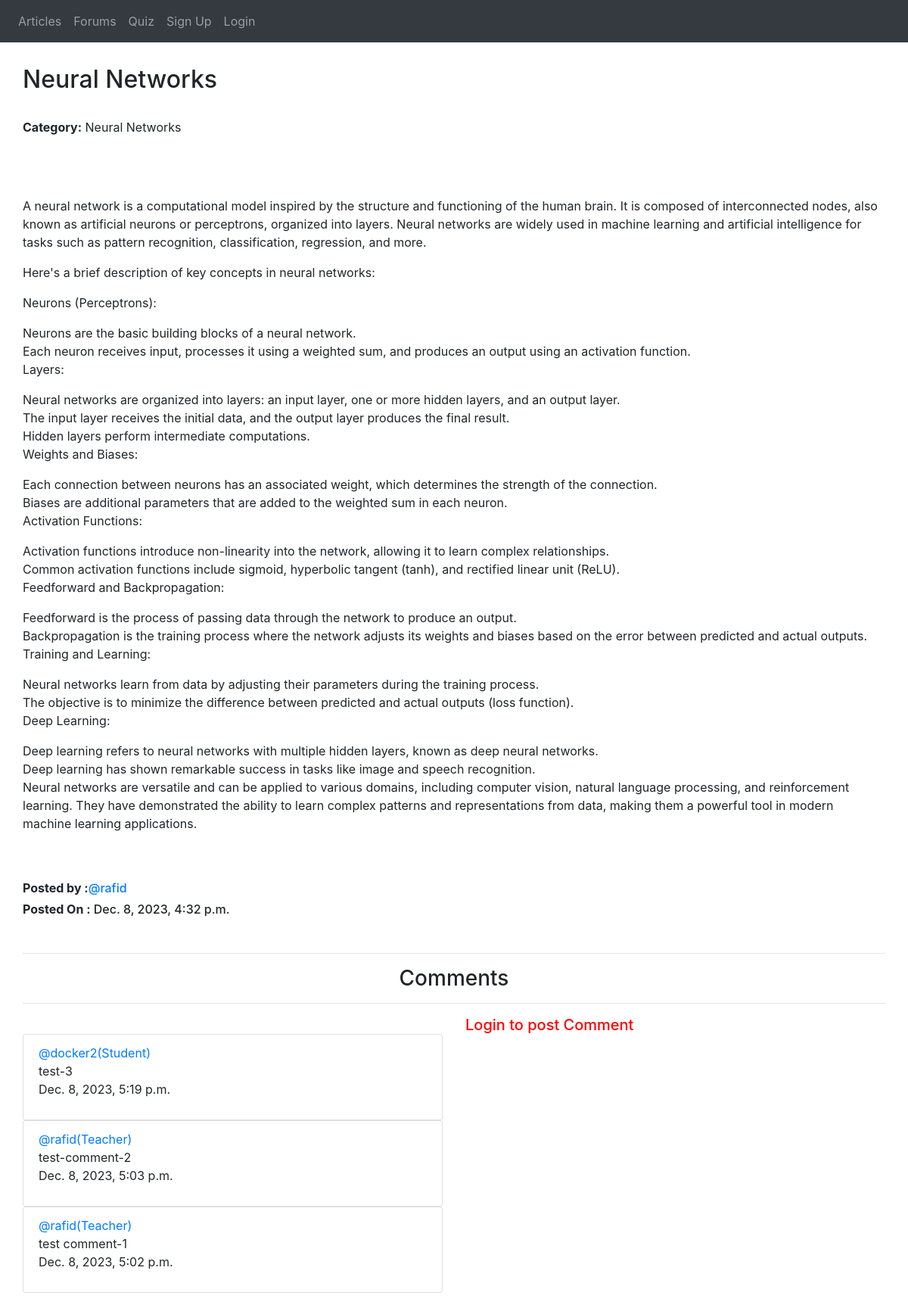
The app's page /article_detail/2/ with its own data.
### App_Article/models.py (models this page shows, shortened)
class Article_post(models.Model):
    author = models.ForeignKey(User, on_delete=models.CASCADE, related_name='post_articles')
    description = models.TextField(blank=True)
    title = models.CharField(max_length=264,  blank= False)
    upload_date = models.DateTimeField(auto_now_add=True)
    update_date = models.DateTimeField(auto_now=True)
    category=models.CharField(
        max_length=30,
        choices= (('Data Structures', 'Data Structures'),
                 ('Mathematics', 'Mathematics'),
                 ('Information Technology', 'Information Technology'),
                 ('Programming Language', 'Programming Language'),
                 ('Software Development', 'Software Development'),
                 ('Algorithms', 'Algorithms'),
                 ('Artificial Intelligence', 'Artificial Intelligence'),
                 ('Neural Networks', 'Neural Networks'),
                 ('Others', 'Others'),
        )
    )
    class Meta:
        ordering = ('-upload_date',)

class Comment(models.Model):
    article = models.ForeignKey(Article_post, on_delete= models.CASCADE, related_name='article_comment')
    user = models.ForeignKey(User, on_delete= models.CASCADE, related_name='user_comment')
    comment=  models.TextField()
    comment_date= models.DateTimeField(auto_now_add=True)
    class Meta:
        ordering = ('-comment_date',)

### App_Login/models.py (models this page shows)
class UserProfile(models.Model):
    user = models.OneToOneField(User, on_delete=models.CASCADE, related_name='related_name_user')
    account_type = models.CharField(
        max_length=10,
        choices=(('Student', 'Student'),('Teacher', 'Teacher'),)
    )

### App_Article/views.py (the view, shortened to what this page needs)
# urls.py: path('article_detail/<pk>/', views.article_detail, name="article_detail"),
def article_detail(request, pk):
    article = get_object_or_404(Article_post, pk=pk)
    comment_form = CommentForm(request.POST)
    return render(request, 'App_Article/article_details.html', {'article': article, 'comment_form': comment_form,})

### templates/App_Article/article_details.html (shortened to what this page needs)
{% extends 'navbar.html' %}
{% load crispy_forms_tags %}
{% block body_block %}
        <div>
            <h2>{{ article.title }}</h2>
            <br>
            <p><strong>Category:</strong> {{ article.category}}</p>
            <br><br>
            <p>{{ article.description|linebreaks }}</p>
            <br><br>
            <h6><strong>Posted by :</strong><a href="#">@{{ article.author }}</a></h6>
            <h6><strong>Posted On :</strong> {{article.upload_date}}</h6>
            <br>
        </div>
        <hr>
            <center>
                <h3>Comments</h3>
            </center>
        <hr>
        <div class='row'>
            <div class='col-sm-6'>
                <br>
                {% for comment in article.article_comment.all %}
                    <ul class="list-group">
                        <li class="list-group-item">
                            <p>
                                <a href="#">@{{comment.user}}({{comment.user.related_name_user.account_type}})<br></a>
                                {{comment.comment}}<br>
                                <h8>{{comment.comment_date}}</h8>
                            </p>
                        </li>
                    </ul>
                {% endfor %}
            </div>
            <div class="col-sm-6">
                {% if user.is_authenticated %}
                    <form method="post">
                        {{ comment_form|crispy}}
                        {% csrf_token %}
                        <button type="submit" class="btn btn-primary btn-sm">Post Comment</button>
                    </form>
                {% else %}
                    <h5 style="color: red">Login to post Comment</h5>
                {% endif %}
            </div>
        </div>
{% endblock %}

### records on screen
Article_post: title "Neural Networks", category "Neural Networks", description "A neural network is a computational model inspired by the structure and functioning of the human brain. It is composed of interconnected nodes, also known as artificial neurons or perceptrons, organized into layers. Neural networks are widely used in machine learning and artificial intelligence for tasks such as pattern recognition, classification, regression, and more. Here's a brief description of key concepts in neural networks: Neurons (Perceptrons): Neurons are the basic building blocks of a neural network. Each neuron receives input, processes it using a weighted sum, and produces an output using an activation function. Layers: Neural networks are organized into layers: an input…", author "rafid", upload_date "Dec. 8, 2023, 4:32 p.m."
Comment: user "docker2", user.related_name_user.account_type "Student", comment "test-3", comment_date "Dec. 8, 2023, 5:19 p.m."
Comment: user "rafid", user.related_name_user.account_type "Teacher", comment "test-comment-2", comment_date "Dec. 8, 2023, 5:03 p.m."
Comment: user "rafid", user.related_name_user.account_type "Teacher", comment "test comment-1", comment_date "Dec. 8, 2023, 5:02 p.m."
